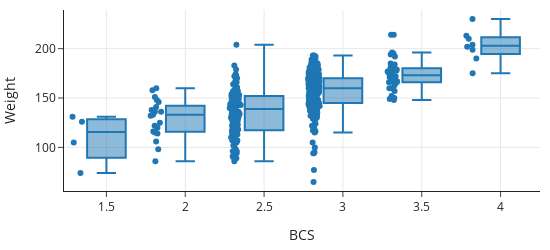

Notebook code for this chart:
### Code cell
fig = px.box(train_set, x="BCS", y="Weight", points="all",
             width=550, height=250)
fig

### Figure 1 — Plotly figure (JSON) as saved in the notebook; plotly's stock layout.template omitted (floating-point values rounded to 4 significant figures; data arrays with more than 128 entries replaced by an {"elided": "..."} marker saying what was removed)
{"data": [{"alignmentgroup": "True", "boxpoints": "all", "hovertemplate": "BCS=%{x}<br>Weight=%{y}<extra></extra>", "legendgroup": "", "marker": {"color": "#1F77B4"}, "name": "", "notched": false, "offsetgroup": "", "orientation": "v", "showlegend": false, "type": "box", "x": {"elided": "433 float values"}, "x0": " ", "xaxis": "x", "y": {"elided": "433 int values"}, "y0": " ", "yaxis": "y"}], "layout": {"boxmode": "group", "height": 250, "legend": {"tracegroupgap": 0}, "width": 550, "xaxis": {"anchor": "y", "autorange": true, "domain": [0, 1], "range": [1.231, 4.25], "title": {"text": "BCS"}, "type": "linear"}, "yaxis": {"anchor": "x", "autorange": true, "domain": [0, 1], "range": [55.83, 239.2], "title": {"text": "Weight"}, "type": "linear"}}}
